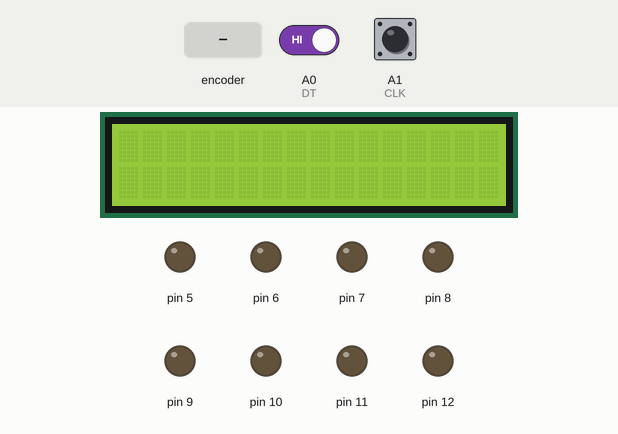
Recording of a sketch running on a simulated Arduino Uno, built with avr-gcc and run on an emulated ATmega328P. Parts: 16×2 character LCD, output pins drawn as LEDs (lit = HIGH). The test bench sets the inputs (shaded band); at power-on: A0 (DT) HIGH, A1 (CLK) HIGH. What the sketch prints to the serial monitor is not drawn.

Above: at 1.2 s.
1.3 s: A0 (DT) driven LOW
At 1.9 s:
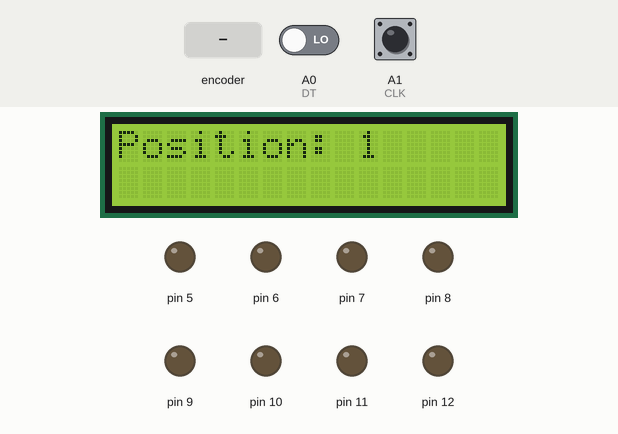
2.8 s: rotary encoder on A1 (CLK) / A0 (DT) turned 1 step (first pin leading)
At 3.4 s:
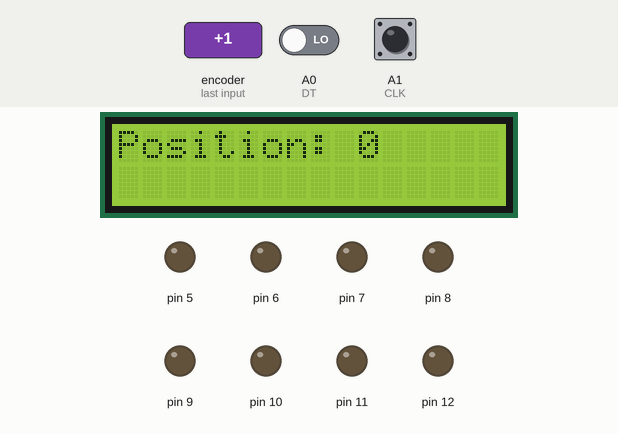
4.5 s: rotary encoder on A1 (CLK) / A0 (DT) turned 2 steps (second pin leading)
At 5.0 s:
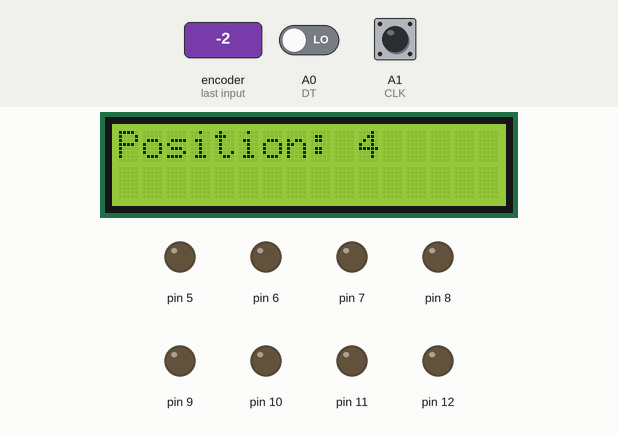
6.4 s: rotary encoder on A1 (CLK) / A0 (DT) turned 2 steps (second pin leading)
At 6.56 s:
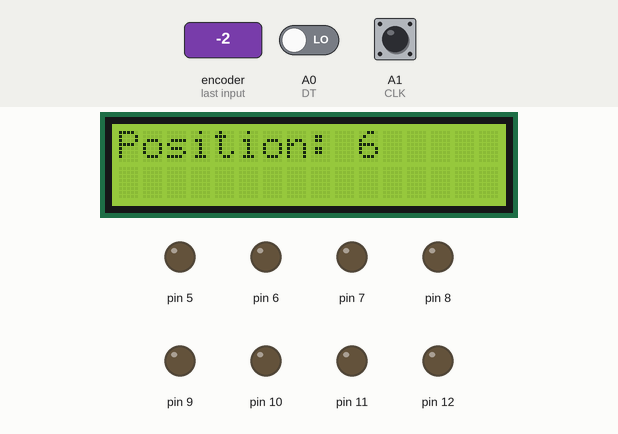
Timing chart, 0 to 9.3 s (numbered marks = the images above; inputs shaded):
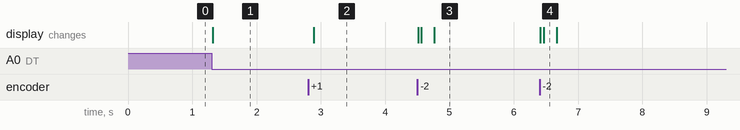

Measured:
- after the input at 1.3 s, the display: changes at once (image 1)
- after the input at 2.8 s, the display: changes after 0.09 s (image 2)
- after the input at 4.5 s, the display: first changes at once (image 3 shows a later state)
- after the input at 6.4 s, the display: first changes at once (image 4 shows a later state)

The sketch:

rotary_encoder_with_leds_and_lcd.ino
```cpp
#include  <LiquidCrystal_I2C.h>
LiquidCrystal_I2C lcd(0x3f, 16, 2);

#define DT A0
#define CLK A1

int COUNTER = 0;
int PREVIOUS_STATE;
int CURRENT_STATE;
int LED_STATE = 0;

void setup() {
  pinMode (DT, INPUT);
  pinMode (CLK, INPUT);
  Serial.begin (9600);
  lcd.begin();
  CURRENT_STATE = digitalRead(DT);

  pinMode(5, OUTPUT);
  pinMode(6, OUTPUT);
  pinMode(7, OUTPUT);
  pinMode(8, OUTPUT);
  pinMode(9, OUTPUT);
  pinMode(10, OUTPUT);
  pinMode(11, OUTPUT);
  pinMode(12, OUTPUT);
}

void loop() {
  PREVIOUS_STATE = digitalRead(DT);
  if (PREVIOUS_STATE != CURRENT_STATE) {
    if (digitalRead(CLK) != PREVIOUS_STATE) {
      if (COUNTER < 100) {
        COUNTER ++;
        lcd.clear();
      }
    } else {
      if (COUNTER > 0) {
        COUNTER --;
        lcd.clear();
      }
    }


    LED_STATE = map(COUNTER, 1, 100, 0, 8);
    switch (LED_STATE) {
      case 0: digitalWrite(5, LOW);
        break;
      case 1: digitalWrite(5, HIGH);
        digitalWrite(6, LOW);
        break;
      case 2: digitalWrite(6, HIGH);
        digitalWrite(7, LOW);
        break;
      case 3: digitalWrite(7, HIGH);
        digitalWrite(8, LOW);
        break;
      case 4: digitalWrite(8, HIGH);
        digitalWrite(9, LOW);
        break;
      case 5: digitalWrite(9, HIGH);
        digitalWrite(10, LOW);
        break;
      case 6: digitalWrite(10, HIGH);
        digitalWrite(11, LOW);
        break;
      case 7: digitalWrite(11, HIGH);
        digitalWrite(12, LOW);
        break;
      case 8: digitalWrite(12, HIGH);
        break;
    }

    Serial.print("Position: ");
    Serial.println(COUNTER);
    lcd.setCursor(0, 0);
    lcd.print("Position: ");
    lcd.setCursor(10, 0);
    lcd.print(COUNTER);

  }
  CURRENT_STATE = PREVIOUS_STATE;
}
```
